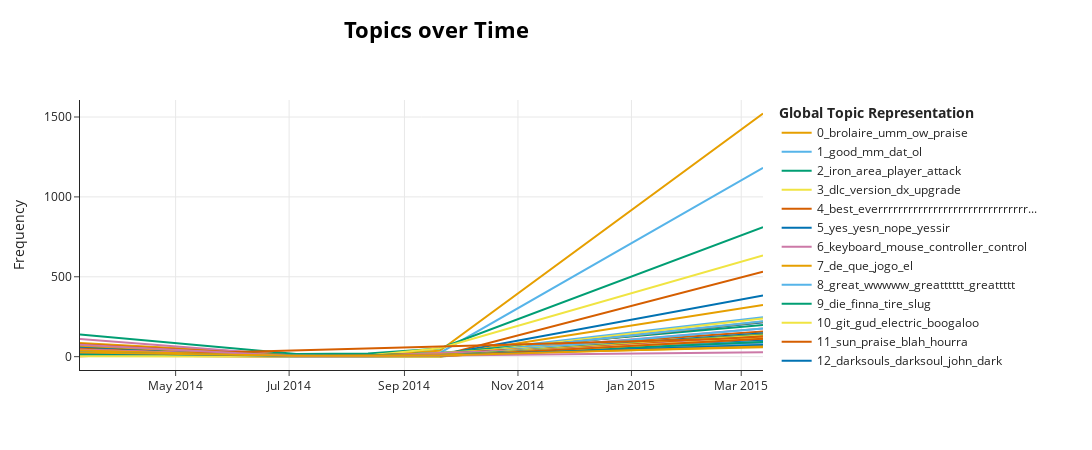

The notebook cell this image was saved under:
### Code cell
pos_model.visualize_topics_over_time(pos_topics_over_time, top_n_topics=50)

### Figure 1 — Plotly figure (JSON) as saved in the notebook; plotly's stock layout.template omitted (floating-point values rounded to 4 significant figures)
{"data": [{"hoverinfo": "text", "hovertext": ["<b>Topic 0</b><br>Words: ow, praise, brolaire, umm, forgot", "<b>Topic 0</b><br>Words: brolaire, praise, ow, umm, forgot", "<b>Topic 0</b><br>Words: brolaire, ow, umm, praise, forgot", "<b>Topic 0</b><br>Words: praise, brolaire, ow, umm, forgot", "<b>Topic 0</b><br>Words: don, umm, aaa, hello, brolaire"], "marker": {"color": "#E69F00"}, "mode": "lines", "name": "0_brolaire_umm_ow_praise", "type": "scatter", "x": ["2014-03-10T14:44:09.600000", "2014-07-04T19:12:00", "2014-08-12T09:36:00", "2014-09-20T00:00:00", "2015-03-12T16:48:00"], "y": [85, 13, 12, 37, 1522]}, {"hoverinfo": "text", "hovertext": ["<b>Topic 1</b><br>Words: good, ass, well, mm, dat", "<b>Topic 1</b><br>Words: good, mm, dat, ol, af", "<b>Topic 1</b><br>Words: good, mm, dat, ol, af", "<b>Topic 1</b><br>Words: good, mm, dat, ol, af", "<b>Topic 1</b><br>Words: good, well, don, mm, dat"], "marker": {"color": "#56B4E9"}, "mode": "lines", "name": "1_good_mm_dat_ol", "type": "scatter", "x": ["2014-03-10T14:44:09.600000", "2014-07-04T19:12:00", "2014-08-12T09:36:00", "2014-09-20T00:00:00", "2015-03-12T16:48:00"], "y": [51, 10, 4, 23, 1182]}, {"hoverinfo": "text", "hovertext": ["<b>Topic 2</b><br>Words: don, have, player, haven, covenant", "<b>Topic 2</b><br>Words: don, have, navlaan, haven, will", "<b>Topic 2</b><br>Words: don, have, list, enviroment, player", "<b>Topic 2</b><br>Words: don, have, matrixdll, haven, boss", "<b>Topic 2</b><br>Words: don, have, iron, boss, area"], "marker": {"color": "#009E73"}, "mode": "lines", "name": "2_iron_area_player_attack", "type": "scatter", "x": ["2014-03-10T14:44:09.600000", "2014-07-04T19:12:00", "2014-08-12T09:36:00", "2014-09-20T00:00:00", "2015-03-12T16:48:00"], "y": [138, 17, 20, 51, 811]}, {"hoverinfo": "text", "hovertext": ["<b>Topic 3</b><br>Words: don, dlc, dewrk, thorooughly, extras", "<b>Topic 3</b><br>Words: don, cnt, adition, recommand, trully", "<b>Topic 3</b><br>Words: hench, goggle, foreward, playability, dlc", "<b>Topic 3</b><br>Words: don, directx, dlc, owner, version", "<b>Topic 3</b><br>Words: don, dlc, version, dx, upgrade"], "marker": {"color": "#F0E442"}, "mode": "lines", "name": "3_dlc_version_dx_upgrade", "type": "scatter", "x": ["2014-03-10T14:44:09.600000", "2014-07-04T19:12:00", "2014-08-12T09:36:00", "2014-09-20T00:00:00", "2015-03-12T16:48:00"], "y": [16, 3, 8, 53, 634]}, {"hoverinfo": "text", "hovertext": ["<b>Topic 4</b><br>Words: best, good, well, everrrrrrrrrrrrrrrrrrrrrrrrrrrrrrrrrrrrrrrrrrrrrrrrrrrrrrrrrrrrrrrrrrrrrrrrrrrrrrrrrrrrrrrrrrrrrrrrrrrrrrr, ah", "<b>Topic 4</b><br>Words: good, best, everrrrrrrrrrrrrrrrrrrrrrrrrrrrrrrrrrrrrrrrrrrrrrrrrrrrrrrrrrrrrrrrrrrrrrrrrrrrrrrrrrrrrrrrrrrrrrrrrrrrrrr, ah, wtf", "<b>Topic 4</b><br>Words: everrrrrrrrrrrrrrrrrrrrrrrrrrrrrrrrrrrrrrrrrrrrrrrrrrrrrrrrrrrrrrrrrrrrrrrrrrrrrrrrrrrrrrrrrrrrrrrrrrrrrrr, best, good, ah, wtf", "<b>Topic 4</b><br>Words: best, don, good, ah, everrrrrrrrrrrrrrrrrrrrrrrrrrrrrrrrrrrrrrrrrrrrrrrrrrrrrrrrrrrrrrrrrrrrrrrrrrrrrrrrrrrrrrrrrrrrrrrrrrrrrrr"], "marker": {"color": "#D55E00"}, "mode": "lines", "name": "4_best_everrrrrrrrrrrrrrrrrrrrrrrrrrrrrr...", "type": "scatter", "x": ["2014-03-10T14:44:09.600000", "2014-07-04T19:12:00", "2014-09-20T00:00:00", "2015-03-12T16:48:00"], "y": [18, 1, 6, 531]}, {"hoverinfo": "text", "hovertext": ["<b>Topic 5</b><br>Words: yes, nope, yesn, yessir, thank", "<b>Topic 5</b><br>Words: yes, yesn, nope, yessir, thank", "<b>Topic 5</b><br>Words: yes, yesn, nope, yessir, thank", "<b>Topic 5</b><br>Words: yes, nope, yesn, yessir, thank", "<b>Topic 5</b><br>Words: yes, yesn, yessir, thank, nope"], "marker": {"color": "#0072B2"}, "mode": "lines", "name": "5_yes_yesn_nope_yessir", "type": "scatter", "x": ["2014-03-10T14:44:09.600000", "2014-07-04T19:12:00", "2014-08-12T09:36:00", "2014-09-20T00:00:00", "2015-03-12T16:48:00"], "y": [22, 1, 2, 10, 383]}, {"hoverinfo": "text", "hovertext": ["<b>Topic 6</b><br>Words: keyboard, mouse, controller, control, key", "<b>Topic 6</b><br>Words: have, literaly, cursor, keyboard, satan", "<b>Topic 6</b><br>Words: keyboard, mouse, craaaazy, brutaaaal, huuuuuge", "<b>Topic 6</b><br>Words: mouse, keyboard, autohotkey, don, controller", "<b>Topic 6</b><br>Words: keyboard, mouse, don, controller, control"], "marker": {"color": "#CC79A7"}, "mode": "lines", "name": "6_keyboard_mouse_controller_control", "type": "scatter", "x": ["2014-03-10T14:44:09.600000", "2014-07-04T19:12:00", "2014-08-12T09:36:00", "2014-09-20T00:00:00", "2015-03-12T16:48:00"], "y": [111, 5, 6, 15, 216]}, {"hoverinfo": "text", "hovertext": ["<b>Topic 7</b><br>Words: que, de, es, jogo, primeiro", "<b>Topic 7</b><br>Words: es, desconhecido, misterioso, mira, ajustar", "<b>Topic 7</b><br>Words: de, que, jogo, le, et", "<b>Topic 7</b><br>Words: de, que, jogo, el, um"], "marker": {"color": "#E69F00"}, "mode": "lines", "name": "7_de_que_jogo_el", "type": "scatter", "x": ["2014-03-10T14:44:09.600000", "2014-08-12T09:36:00", "2014-09-20T00:00:00", "2015-03-12T16:48:00"], "y": [14, 3, 8, 323]}, {"hoverinfo": "text", "hovertext": ["<b>Topic 8</b><br>Words: great, greattttt, greatttttt, wwwww, outta", "<b>Topic 8</b><br>Words: great, greattttt, greatttttt, wwwww, outta", "<b>Topic 8</b><br>Words: great, greattttt, greatttttt, wwwww, outta", "<b>Topic 8</b><br>Words: great, greattttt, greatttttt, wwwww, outta", "<b>Topic 8</b><br>Words: great, greattttt, greatttttt, wwwww, outta"], "marker": {"color": "#56B4E9"}, "mode": "lines", "name": "8_great_wwwww_greatttttt_greattttt", "type": "scatter", "x": ["2014-03-10T14:44:09.600000", "2014-07-04T19:12:00", "2014-08-12T09:36:00", "2014-09-20T00:00:00", "2015-03-12T16:48:00"], "y": [29, 4, 3, 13, 247]}, {"hoverinfo": "text", "hovertext": ["<b>Topic 9</b><br>Words: die, nutshell, rip, hey, guy", "<b>Topic 9</b><br>Words: die, finna, tire, slug, nutshell", "<b>Topic 9</b><br>Words: die, fuck, finna, tire, slug", "<b>Topic 9</b><br>Words: die, slug, eat, massive, fuck", "<b>Topic 9</b><br>Words: die, finna, tired, don, ls"], "marker": {"color": "#009E73"}, "mode": "lines", "name": "9_die_finna_tire_slug", "type": "scatter", "x": ["2014-03-10T14:44:09.600000", "2014-07-04T19:12:00", "2014-08-12T09:36:00", "2014-09-20T00:00:00", "2015-03-12T16:48:00"], "y": [55, 5, 8, 23, 198]}, {"hoverinfo": "text", "hovertext": ["<b>Topic 10</b><br>Words: git, gud, don, dye, electric", "<b>Topic 10</b><br>Words: git, gud, seperate, casual, electric", "<b>Topic 10</b><br>Words: git, gud, jihad, electric, boogaloo", "<b>Topic 10</b><br>Words: git, gud, electric, boogaloo, hreatest"], "marker": {"color": "#F0E442"}, "mode": "lines", "name": "10_git_gud_electric_boogaloo", "type": "scatter", "x": ["2014-03-10T14:44:09.600000", "2014-07-04T19:12:00", "2014-09-20T00:00:00", "2015-03-12T16:48:00"], "y": [18, 4, 6, 239]}, {"hoverinfo": "text", "hovertext": ["<b>Topic 11</b><br>Words: sun, praise, blah, hourra, gtfo", "<b>Topic 11</b><br>Words: sun, praise, adherent, sunlight, bust", "<b>Topic 11</b><br>Words: sun, praise, weild, fist, dual", "<b>Topic 11</b><br>Words: sun, praise, praising, edit, blah", "<b>Topic 11</b><br>Words: sun, praise, huraah, hoorah, biatch"], "marker": {"color": "#D55E00"}, "mode": "lines", "name": "11_sun_praise_blah_hourra", "type": "scatter", "x": ["2014-03-10T14:44:09.600000", "2014-07-04T19:12:00", "2014-08-12T09:36:00", "2014-09-20T00:00:00", "2015-03-12T16:48:00"], "y": [77, 8, 6, 18, 157]}, {"hoverinfo": "text", "hovertext": ["<b>Topic 12</b><br>Words: darksouls, darksoul, beta, verdigris, darke", "<b>Topic 12</b><br>Words: darksoulsii, darksoul, exe, letdown, darksouls", "<b>Topic 12</b><br>Words: sorta, darksouls, unbalanced, hey, setting", "<b>Topic 12</b><br>Words: darkfog, hgue, darksouls, dosent, darksoul", "<b>Topic 12</b><br>Words: darksouls, darksoul, john, don, darklurker"], "marker": {"color": "#0072B2"}, "mode": "lines", "name": "12_darksouls_darksoul_john_dark", "type": "scatter", "x": ["2014-03-10T14:44:09.600000", "2014-07-04T19:12:00", "2014-08-12T09:36:00", "2014-09-20T00:00:00", "2015-03-12T16:48:00"], "y": [31, 3, 1, 6, 216]}, {"hoverinfo": "text", "hovertext": ["<b>Topic 13</b><br>Words: pc, ps, gpu, xbox, console", "<b>Topic 13</b><br>Words: orginally, will, seamless, rig, specially", "<b>Topic 13</b><br>Words: ps, sho, fo, pc, ass", "<b>Topic 13</b><br>Words: pc, commuinity, isd, alaready, differnt", "<b>Topic 13</b><br>Words: pc, ps, don, xbox, laptop"], "marker": {"color": "#CC79A7"}, "mode": "lines", "name": "13_pc_xbox_laptop_console", "type": "scatter", "x": ["2014-03-10T14:44:09.600000", "2014-07-04T19:12:00", "2014-08-12T09:36:00", "2014-09-20T00:00:00", "2015-03-12T16:48:00"], "y": [61, 3, 5, 9, 177]}, {"hoverinfo": "text", "hovertext": ["<b>Topic 14</b><br>Words: fun, crazy, know, people, cassual", "<b>Topic 14</b><br>Words: fun, cassual, ha, spambush, scuffed", "<b>Topic 14</b><br>Words: fun, cassual, ha, spambush, scuffed", "<b>Topic 14</b><br>Words: gritty, fun, cassual, ha, spambush", "<b>Topic 14</b><br>Words: fun, cassual, ha, spambush, scuffed"], "marker": {"color": "#E69F00"}, "mode": "lines", "name": "14_fun_cassual_ha_spambush", "type": "scatter", "x": ["2014-03-10T14:44:09.600000", "2014-07-04T19:12:00", "2014-08-12T09:36:00", "2014-09-20T00:00:00", "2015-03-12T16:48:00"], "y": [10, 1, 1, 3, 220]}, {"hoverinfo": "text", "hovertext": ["<b>Topic 15</b><br>Words: nice, niceeeeeeeeeee, yi, yes, yeah", "<b>Topic 15</b><br>Words: nice, niceeeeeeeeeee, yi, yes, yeah", "<b>Topic 15</b><br>Words: nice, yeah, yes, niceeeeeeeeeee, yi", "<b>Topic 15</b><br>Words: nice, niceeeeeeeeeee, yi, yes, yeah"], "marker": {"color": "#56B4E9"}, "mode": "lines", "name": "15_nice_niceeeeeeeeeee_yi_yes", "type": "scatter", "x": ["2014-03-10T14:44:09.600000", "2014-08-12T09:36:00", "2014-09-20T00:00:00", "2015-03-12T16:48:00"], "y": [6, 1, 4, 221]}, {"hoverinfo": "text", "hovertext": ["<b>Topic 16</b><br>Words: rpg, rpgs, action, fantasy, extremly", "<b>Topic 16</b><br>Words: rpg, amalur, reckoning, action, deffinetly", "<b>Topic 16</b><br>Words: rpg, action, enigmatic, fantasy, rly", "<b>Topic 16</b><br>Words: rpg, action, rpgs, fullfillment, contemplation", "<b>Topic 16</b><br>Words: rpg, action, rpgs, fantasy, don"], "marker": {"color": "#009E73"}, "mode": "lines", "name": "16_rpg_action_rpgs_fantasy", "type": "scatter", "x": ["2014-03-10T14:44:09.600000", "2014-07-04T19:12:00", "2014-08-12T09:36:00", "2014-09-20T00:00:00", "2015-03-12T16:48:00"], "y": [52, 10, 8, 23, 120]}, {"hoverinfo": "text", "hovertext": ["<b>Topic 17</b><br>Words: challenge, challenging, centry, harcore, don", "<b>Topic 17</b><br>Words: definently, funn, challenging, challenge, object", "<b>Topic 17</b><br>Words: challenge, challenging, real, definitely, original", "<b>Topic 17</b><br>Words: challenge, challenging, don, birthday, funny", "<b>Topic 17</b><br>Words: challenge, challenging, fun, don, aaaaaaaaaaaaaaaaaaaaaaaaaaaaaaaaaaaaaaaaaaaaaaaaaaaaaaaaaaaaaahhhhhhhhhhhhhhhhhhhhhhhhhhhhhhhhhhhhhhhhhhhhhh"], "marker": {"color": "#F0E442"}, "mode": "lines", "name": "17_challenge_challenging_fun_aaaaaaaaaaa...", "type": "scatter", "x": ["2014-03-10T14:44:09.600000", "2014-07-04T19:12:00", "2014-08-12T09:36:00", "2014-09-20T00:00:00", "2015-03-12T16:48:00"], "y": [40, 6, 4, 23, 139]}, {"hoverinfo": "text", "hovertext": ["<b>Topic 18</b><br>Words: bestes, ever, good, category, best", "<b>Topic 18</b><br>Words: good, ever, best, sombre, peev", "<b>Topic 18</b><br>Words: everrrrrrrrrr, aloud, ever, fuckin, pussy", "<b>Topic 18</b><br>Words: ever, canser, horry, shet, pong", "<b>Topic 18</b><br>Words: ever, best, sombre, good, eeeeeeeeeeeevvvvvvvvvvveeeeeeeeerrrrrrr"], "marker": {"color": "#D55E00"}, "mode": "lines", "name": "18_ever_best_sombre_shet", "type": "scatter", "x": ["2014-03-10T14:44:09.600000", "2014-07-04T19:12:00", "2014-08-12T09:36:00", "2014-09-20T00:00:00", "2015-03-12T16:48:00"], "y": [49, 3, 9, 20, 129]}, {"hoverinfo": "text", "hovertext": ["<b>Topic 19</b><br>Words: controller, don, xbox, break, vibrate", "<b>Topic 19</b><br>Words: don, controller, eng, aggravate, pls", "<b>Topic 19</b><br>Words: moniter, controller, hype, broken, worthy", "<b>Topic 19</b><br>Words: controller, rager, nuff, inferiority, inst", "<b>Topic 19</b><br>Words: controller, break, window, xbox, smash"], "marker": {"color": "#0072B2"}, "mode": "lines", "name": "19_controller_xbox_break_window", "type": "scatter", "x": ["2014-03-10T14:44:09.600000", "2014-07-04T19:12:00", "2014-08-12T09:36:00", "2014-09-20T00:00:00", "2015-03-12T16:48:00"], "y": [64, 4, 3, 16, 119]}, {"hoverinfo": "text", "hovertext": ["<b>Topic 20</b><br>Words: don, buy, sale, qmi, deux", "<b>Topic 20</b><br>Words: frigin, yolo, blaze, awesomeness, buy", "<b>Topic 20</b><br>Words: guyz, sweet, twice, buy, sale", "<b>Topic 20</b><br>Words: ike, buy, fcuk, sale, solitude", "<b>Topic 20</b><br>Words: buy, sale, don, twice, bought"], "marker": {"color": "#CC79A7"}, "mode": "lines", "name": "20_buy_sale_bought_twice", "type": "scatter", "x": ["2014-03-10T14:44:09.600000", "2014-07-04T19:12:00", "2014-08-12T09:36:00", "2014-09-20T00:00:00", "2015-03-12T16:48:00"], "y": [43, 3, 2, 12, 139]}, {"hoverinfo": "text", "hovertext": ["<b>Topic 21</b><br>Words: sun, praise, don, solaire, praising", "<b>Topic 21</b><br>Words: priase, sun, praise, revamp, noob", "<b>Topic 21</b><br>Words: don, sun, priase, praise, bother", "<b>Topic 21</b><br>Words: sun, praise, consist, dontu, don", "<b>Topic 21</b><br>Words: sun, praise, don, sunbro, rekt"], "marker": {"color": "#E69F00"}, "mode": "lines", "name": "21_sun_praise_priase_therefore", "type": "scatter", "x": ["2014-03-10T14:44:09.600000", "2014-07-04T19:12:00", "2014-08-12T09:36:00", "2014-09-20T00:00:00", "2015-03-12T16:48:00"], "y": [69, 6, 4, 17, 90]}, {"hoverinfo": "text", "hovertext": ["<b>Topic 22</b><br>Words: videojame, das, gamplay, hitboxes, detection", "<b>Topic 22</b><br>Words: hitboxes, hitbox, box, hit, shitty", "<b>Topic 22</b><br>Words: biscuit, wierd, tea, hitbox, box", "<b>Topic 22</b><br>Words: hitbox, box, hitboxes, hit, don"], "marker": {"color": "#56B4E9"}, "mode": "lines", "name": "22_hitboxes_hitbox_box_hit", "type": "scatter", "x": ["2014-03-10T14:44:09.600000", "2014-07-04T19:12:00", "2014-09-20T00:00:00", "2015-03-12T16:48:00"], "y": [7, 1, 2, 176]}, {"hoverinfo": "text", "hovertext": ["<b>Topic 23</b><br>Words: soulsborne, soulsbourne, don, soulslike, soulsgame"], "marker": {"color": "#009E73"}, "mode": "lines", "name": "23_soulsborne_soulsbourne_soulsgame_soul...", "type": "scatter", "x": ["2015-03-12T16:48:00"], "y": [173]}, {"hoverinfo": "text", "hovertext": ["<b>Topic 24</b><br>Words: ok, oka, wowcool, ya, ", "<b>Topic 24</b><br>Words: ok, oka, wowcool, ya, ", "<b>Topic 24</b><br>Words: ok, oka, wowcool, ya, ", "<b>Topic 24</b><br>Words: ok, oka, wowcool, ya, ", "<b>Topic 24</b><br>Words: ok, oka, wowcool, ya, "], "marker": {"color": "#F0E442"}, "mode": "lines", "name": "24_ok_wowcool_oka_ya", "type": "scatter", "x": ["2014-03-10T14:44:09.600000", "2014-07-04T19:12:00", "2014-08-12T09:36:00", "2014-09-20T00:00:00", "2015-03-12T16:48:00"], "y": [14, 4, 1, 11, 137]}, {"hoverinfo": "text", "hovertext": ["<b>Topic 25</b><br>Words: love, grrrrr, fkin, frist, men", "<b>Topic 25</b><br>Words: love, grrrrr, fkin, frist, men", "<b>Topic 25</b><br>Words: love, grrrrr, fkin, frist, men", "<b>Topic 25</b><br>Words: love, grrrrr, fkin, frist, men", "<b>Topic 25</b><br>Words: love, grrrrr, fkin, frist, man"], "marker": {"color": "#D55E00"}, "mode": "lines", "name": "25_love_grrrrr_fkin_frist", "type": "scatter", "x": ["2014-03-10T14:44:09.600000", "2014-07-04T19:12:00", "2014-08-12T09:36:00", "2014-09-20T00:00:00", "2015-03-12T16:48:00"], "y": [14, 3, 2, 11, 128]}, {"hoverinfo": "text", "hovertext": ["<b>Topic 26</b><br>Words: hate, ing, homies, dennis, thanks", "<b>Topic 26</b><br>Words: hate, ing, homies, dennis, thanks", "<b>Topic 26</b><br>Words: hate, ing, homies, dennis, thanks", "<b>Topic 26</b><br>Words: hate, ing, homies, dennis, thanks", "<b>Topic 26</b><br>Words: hate, ing, dennis, undeserved, don"], "marker": {"color": "#0072B2"}, "mode": "lines", "name": "26_hate_ing_homies_dennis", "type": "scatter", "x": ["2014-03-10T14:44:09.600000", "2014-07-04T19:12:00", "2014-08-12T09:36:00", "2014-09-20T00:00:00", "2015-03-12T16:48:00"], "y": [7, 1, 2, 1, 146]}, {"hoverinfo": "text", "hovertext": ["<b>Topic 27</b><br>Words: smell, die, would, rustle, jimmy", "<b>Topic 27</b><br>Words: flask, cry, die, would, smell", "<b>Topic 27</b><br>Words: die, would, smell, rape, somebody", "<b>Topic 27</b><br>Words: rape, bladder, die, burst, would", "<b>Topic 27</b><br>Words: die, would, somebody, saltiness, tenouttaten"], "marker": {"color": "#CC79A7"}, "mode": "lines", "name": "27_would_die_smell_rape", "type": "scatter", "x": ["2014-03-10T14:44:09.600000", "2014-07-04T19:12:00", "2014-08-12T09:36:00", "2014-09-20T00:00:00", "2015-03-12T16:48:00"], "y": [43, 4, 4, 23, 82]}, {"hoverinfo": "text", "hovertext": ["<b>Topic 28</b><br>Words: beceuse, sooding, have, boss, verry", "<b>Topic 28</b><br>Words: wrench, dificult, seat, gut, shadow", "<b>Topic 28</b><br>Words: monstrous, possibility, alot, varied, true", "<b>Topic 28</b><br>Words: boss, don, def, cheese, bossss"], "marker": {"color": "#E69F00"}, "mode": "lines", "name": "28_boss_def_cheese_bossss", "type": "scatter", "x": ["2014-03-10T14:44:09.600000", "2014-08-12T09:36:00", "2014-09-20T00:00:00", "2015-03-12T16:48:00"], "y": [11, 3, 2, 138]}, {"hoverinfo": "text", "hovertext": ["<b>Topic 29</b><br>Words: peak, pew, tuah, frfr, absolute"], "marker": {"color": "#56B4E9"}, "mode": "lines", "name": "29_peak_pew_tuah_peaksouls", "type": "scatter", "x": ["2015-03-12T16:48:00"], "y": [154]}, {"hoverinfo": "text", "hovertext": ["<b>Topic 30</b><br>Words: gud, breddy, gude, gueass, lief", "<b>Topic 30</b><br>Words: gued, gud, super, gude, lief", "<b>Topic 30</b><br>Words: ittttttttt, gud, gude, gueass, lief", "<b>Topic 30</b><br>Words: gud, es, gude, gueass, lief", "<b>Topic 30</b><br>Words: gud, gude, guwd, itsok, dbd"], "marker": {"color": "#009E73"}, "mode": "lines", "name": "30_gud_gude_gued_lief", "type": "scatter", "x": ["2014-03-10T14:44:09.600000", "2014-07-04T19:12:00", "2014-08-12T09:36:00", "2014-09-20T00:00:00", "2015-03-12T16:48:00"], "y": [4, 2, 1, 4, 136]}, {"hoverinfo": "text", "hovertext": ["<b>Topic 31</b><br>Words: bloodborne, inside, blood, atm, wait", "<b>Topic 31</b><br>Words: bloodborne, bring, pc, blood, bloodborn", "<b>Topic 31</b><br>Words: heee, bloodborne, ss, greatgame, booger", "<b>Topic 31</b><br>Words: bloodborne, don, pc, blood, bloodborn"], "marker": {"color": "#F0E442"}, "mode": "lines", "name": "31_bloodborne_blood_pc_bloodborn", "type": "scatter", "x": ["2014-03-10T14:44:09.600000", "2014-07-04T19:12:00", "2014-09-20T00:00:00", "2015-03-12T16:48:00"], "y": [4, 1, 5, 132]}, {"hoverinfo": "text", "hovertext": ["<b>Topic 32</b><br>Words: hate, bloody, existence, lol, deserve", "<b>Topic 32</b><br>Words: teach, hate, people, deserve, doesnt", "<b>Topic 32</b><br>Words: essentially, disappoint, comparison, hate, bring", "<b>Topic 32</b><br>Words: deserve, hate, don, savage, understand"], "marker": {"color": "#D55E00"}, "mode": "lines", "name": "32_deserve_hate_doesnt_hating", "type": "scatter", "x": ["2014-03-10T14:44:09.600000", "2014-07-04T19:12:00", "2014-09-20T00:00:00", "2015-03-12T16:48:00"], "y": [8, 1, 2, 127]}, {"hoverinfo": "text", "hovertext": ["<b>Topic 33</b><br>Words: awesome, usual, good, , ", "<b>Topic 33</b><br>Words: awesome, usual, good, , ", "<b>Topic 33</b><br>Words: awesome, usual, good, , ", "<b>Topic 33</b><br>Words: awesome, usual, good, , ", "<b>Topic 33</b><br>Words: awesome, usual, good, , "], "marker": {"color": "#0072B2"}, "mode": "lines", "name": "33_awesome_usual_good_", "type": "scatter", "x": ["2014-03-10T14:44:09.600000", "2014-07-04T19:12:00", "2014-08-12T09:36:00", "2014-09-20T00:00:00", "2015-03-12T16:48:00"], "y": [30, 3, 3, 9, 90]}, {"hoverinfo": "text", "hovertext": ["<b>Topic 34</b><br>Words: dissapointment, exact, like, confirmed, wowy", "<b>Topic 34</b><br>Words: public, leg, like, shit, confirmed", "<b>Topic 34</b><br>Words: wow, like, confirmed, millon, wowy", "<b>Topic 34</b><br>Words: like, wowy, millon, juuuuust, cuphead"], "marker": {"color": "#CC79A7"}, "mode": "lines", "name": "34_like_wowy_millon_confirmed", "type": "scatter", "x": ["2014-03-10T14:44:09.600000", "2014-07-04T19:12:00", "2014-09-20T00:00:00", "2015-03-12T16:48:00"], "y": [12, 1, 4, 118]}, {"hoverinfo": "text", "hovertext": ["<b>Topic 35</b><br>Words: janky, jank, don, helpless, jankier"], "marker": {"color": "#E69F00"}, "mode": "lines", "name": "35_janky_jank_helpless_jankier", "type": "scatter", "x": ["2015-03-12T16:48:00"], "y": [131]}, {"hoverinfo": "text", "hovertext": ["<b>Topic 36</b><br>Words: rage, induce, anger, quit, angry", "<b>Topic 36</b><br>Words: rage, tourette, uncountable, quit, esteem", "<b>Topic 36</b><br>Words: conditon, squid, rage, uncontrollable, loathe", "<b>Topic 36</b><br>Words: rage, quit, angermanagement, peed, backstabber", "<b>Topic 36</b><br>Words: rage, anger, quit, ragequit, induce"], "marker": {"color": "#56B4E9"}, "mode": "lines", "name": "36_rage_anger_quit_ragequit", "type": "scatter", "x": ["2014-03-10T14:44:09.600000", "2014-07-04T19:12:00", "2014-08-12T09:36:00", "2014-09-20T00:00:00", "2015-03-12T16:48:00"], "y": [33, 5, 2, 11, 79]}, {"hoverinfo": "text", "hovertext": ["<b>Topic 37</b><br>Words: replay, value, replayability, hadnle, replayablity", "<b>Topic 37</b><br>Words: haven, replayability, class, remember, replay", "<b>Topic 37</b><br>Words: replay, replayability, value, potentcial, unlimited", "<b>Topic 37</b><br>Words: replay, value, replayability, replayable, don"], "marker": {"color": "#009E73"}, "mode": "lines", "name": "37_replay_value_replayability_replayable", "type": "scatter", "x": ["2014-03-10T14:44:09.600000", "2014-07-04T19:12:00", "2014-09-20T00:00:00", "2015-03-12T16:48:00"], "y": [18, 2, 10, 98]}, {"hoverinfo": "text", "hovertext": ["<b>Topic 38</b><br>Words: miyazaki, don, labrynth, solaire, hidetaka", "<b>Topic 38</b><br>Words: burger, grease, casualize, clean, greasy", "<b>Topic 38</b><br>Words: miyazaki, don, direct, hidetaka, development"], "marker": {"color": "#F0E442"}, "mode": "lines", "name": "38_miyazaki_hidetaka_direct_development", "type": "scatter", "x": ["2014-03-10T14:44:09.600000", "2014-09-20T00:00:00", "2015-03-12T16:48:00"], "y": [7, 2, 113]}, {"hoverinfo": "text", "hovertext": ["<b>Topic 39</b><br>Words: flaw, petition, loveable, removal, ptde", "<b>Topic 39</b><br>Words: flaw, flawed, don, despite, charming"], "marker": {"color": "#D55E00"}, "mode": "lines", "name": "39_flaw_despite_masterpiece_astonishing", "type": "scatter", "x": ["2014-03-10T14:44:09.600000", "2015-03-12T16:48:00"], "y": [3, 119]}, {"hoverinfo": "text", "hovertext": ["<b>Topic 40</b><br>Words: don, review, uncasual, rate, fin", "<b>Topic 40</b><br>Words: classy, review, dio, consult, reviewer", "<b>Topic 40</b><br>Words: review, don, write, negative, rate"], "marker": {"color": "#0072B2"}, "mode": "lines", "name": "40_review_write_negative_dio", "type": "scatter", "x": ["2014-03-10T14:44:09.600000", "2014-09-20T00:00:00", "2015-03-12T16:48:00"], "y": [11, 5, 105]}, {"hoverinfo": "text", "hovertext": ["<b>Topic 41</b><br>Words: ez, zz, ezgame, nahw, ezlife", "<b>Topic 41</b><br>Words: ez, ezpz, life, gg, pz", "<b>Topic 41</b><br>Words: ez, pz, ftw, hidden, gg", "<b>Topic 41</b><br>Words: ez, sik, don, coz, gg", "<b>Topic 41</b><br>Words: ez, gg, pz, ztg, edgy"], "marker": {"color": "#CC79A7"}, "mode": "lines", "name": "41_ez_gg_pz_ztg", "type": "scatter", "x": ["2014-03-10T14:44:09.600000", "2014-07-04T19:12:00", "2014-08-12T09:36:00", "2014-09-20T00:00:00", "2015-03-12T16:48:00"], "y": [15, 4, 3, 6, 92]}, {"hoverinfo": "text", "hovertext": ["<b>Topic 42</b><br>Words: sequel, don, refined, worthy, improve", "<b>Topic 42</b><br>Words: astonishin, tightness, unite, slack, quit", "<b>Topic 42</b><br>Words: sequel, tourism, witcher, don, unresolved", "<b>Topic 42</b><br>Words: don, sequel, have, harmless, translate", "<b>Topic 42</b><br>Words: sequel, don, unafraid, ii, production"], "marker": {"color": "#E69F00"}, "mode": "lines", "name": "42_sequel_ii_production_predecessor", "type": "scatter", "x": ["2014-03-10T14:44:09.600000", "2014-07-04T19:12:00", "2014-08-12T09:36:00", "2014-09-20T00:00:00", "2015-03-12T16:48:00"], "y": [39, 2, 7, 13, 59]}, {"hoverinfo": "text", "hovertext": ["<b>Topic 43</b><br>Words: sword, groundhog, scabbard, katana, sheath", "<b>Topic 43</b><br>Words: zweihandered, squad, bridge, swing, gank", "<b>Topic 43</b><br>Words: sized, sword, duel, win, sort", "<b>Topic 43</b><br>Words: mammoth, bumhole, weeaboo, sword, rock", "<b>Topic 43</b><br>Words: sword, katana, smash, swing, big"], "marker": {"color": "#56B4E9"}, "mode": "lines", "name": "43_sword_katana_swing_smash", "type": "scatter", "x": ["2014-03-10T14:44:09.600000", "2014-07-04T19:12:00", "2014-08-12T09:36:00", "2014-09-20T00:00:00", "2015-03-12T16:48:00"], "y": [18, 1, 2, 5, 94]}, {"hoverinfo": "text", "hovertext": ["<b>Topic 44</b><br>Words: triedto, junkie, torrent, belly, stronk", "<b>Topic 44</b><br>Words: drakeeper, greathammer, needle, butterfly, naked", "<b>Topic 44</b><br>Words: retry, arena, actual, fall, boss", "<b>Topic 44</b><br>Words: haven, grand, angry, month, kick", "<b>Topic 44</b><br>Words: runback, bos, thang, boss, gravity"], "marker": {"color": "#009E73"}, "mode": "lines", "name": "44_bos_runbacks_gravity_thang", "type": "scatter", "x": ["2014-03-10T14:44:09.600000", "2014-07-04T19:12:00", "2014-08-12T09:36:00", "2014-09-20T00:00:00", "2015-03-12T16:48:00"], "y": [15, 3, 2, 6, 92]}, {"hoverinfo": "text", "hovertext": ["<b>Topic 45</b><br>Words: bad, half, wasnt, slightly, meh", "<b>Topic 45</b><br>Words: bad, half, wasnt, slightly, meh", "<b>Topic 45</b><br>Words: bad, half, slightly, meh, wasnt"], "marker": {"color": "#F0E442"}, "mode": "lines", "name": "45_bad_half_wasnt_slightly", "type": "scatter", "x": ["2014-03-10T14:44:09.600000", "2014-09-20T00:00:00", "2015-03-12T16:48:00"], "y": [2, 1, 113]}, {"hoverinfo": "text", "hovertext": ["<b>Topic 46</b><br>Words: amana, shrine, eyelid, scalpel, hq", "<b>Topic 46</b><br>Words: amana, shrine, fuck, nashandra, armana"], "marker": {"color": "#D55E00"}, "mode": "lines", "name": "46_amana_shrine_fuck_nashandra", "type": "scatter", "x": ["2014-09-20T00:00:00", "2015-03-12T16:48:00"], "y": [3, 112]}, {"hoverinfo": "text", "hovertext": ["<b>Topic 47</b><br>Words: amaze, amazing, amazeballz, erhmagawd, billion", "<b>Topic 47</b><br>Words: amazing, amaze, fuck, erhmagawd, wao", "<b>Topic 47</b><br>Words: amaze, omg, sooooooo, amazing, hell", "<b>Topic 47</b><br>Words: amaze, amazing, female, absolutly, dog", "<b>Topic 47</b><br>Words: amaze, amazing, wao, amazin, kappa"], "marker": {"color": "#0072B2"}, "mode": "lines", "name": "47_amaze_amazeballz_wao_erhmagawd", "type": "scatter", "x": ["2014-03-10T14:44:09.600000", "2014-07-04T19:12:00", "2014-08-12T09:36:00", "2014-09-20T00:00:00", "2015-03-12T16:48:00"], "y": [25, 4, 5, 8, 73]}, {"hoverinfo": "text", "hovertext": ["<b>Topic 48</b><br>Words: port, pc, job, don, have", "<b>Topic 48</b><br>Words: port, workable, abit, dsfix, instal", "<b>Topic 48</b><br>Words: port, crawler, overshadow, technically, necessarily", "<b>Topic 48</b><br>Words: port, ppor, wat, pc, unresponsive", "<b>Topic 48</b><br>Words: port, pc, honeslty, geppo, coudnt"], "marker": {"color": "#CC79A7"}, "mode": "lines", "name": "48_port_pc_job_console", "type": "scatter", "x": ["2014-03-10T14:44:09.600000", "2014-07-04T19:12:00", "2014-08-12T09:36:00", "2014-09-20T00:00:00", "2015-03-12T16:48:00"], "y": [74, 3, 2, 7, 27]}, {"hoverinfo": "text", "hovertext": ["<b>Topic 49</b><br>Words: demon, satan, jason, francise, ride", "<b>Topic 49</b><br>Words: molly, soil, devil, demon, holy", "<b>Topic 49</b><br>Words: eachother, demon, differance, actully, compete", "<b>Topic 49</b><br>Words: satan, demon, novel, aaa, aside", "<b>Topic 49</b><br>Words: demon, remake, jason, sikero, argonaut"], "marker": {"color": "#E69F00"}, "mode": "lines", "name": "49_demon_satan_eachother_jason", "type": "scatter", "x": ["2014-03-10T14:44:09.600000", "2014-07-04T19:12:00", "2014-08-12T09:36:00", "2014-09-20T00:00:00", "2015-03-12T16:48:00"], "y": [26, 5, 6, 8, 64]}], "layout": {"height": 450, "hoverlabel": {"bgcolor": "white", "font": {"family": "Rockwell", "size": 16}}, "legend": {"title": {"text": "<b>Global Topic Representation"}}, "title": {"font": {"color": "Black", "size": 22}, "text": "<b>Topics over Time</b>", "x": 0.4, "xanchor": "center", "y": 0.95, "yanchor": "top"}, "width": 1250, "xaxis": {"showgrid": true}, "yaxis": {"showgrid": true, "title": {"text": "Frequency"}}}}
